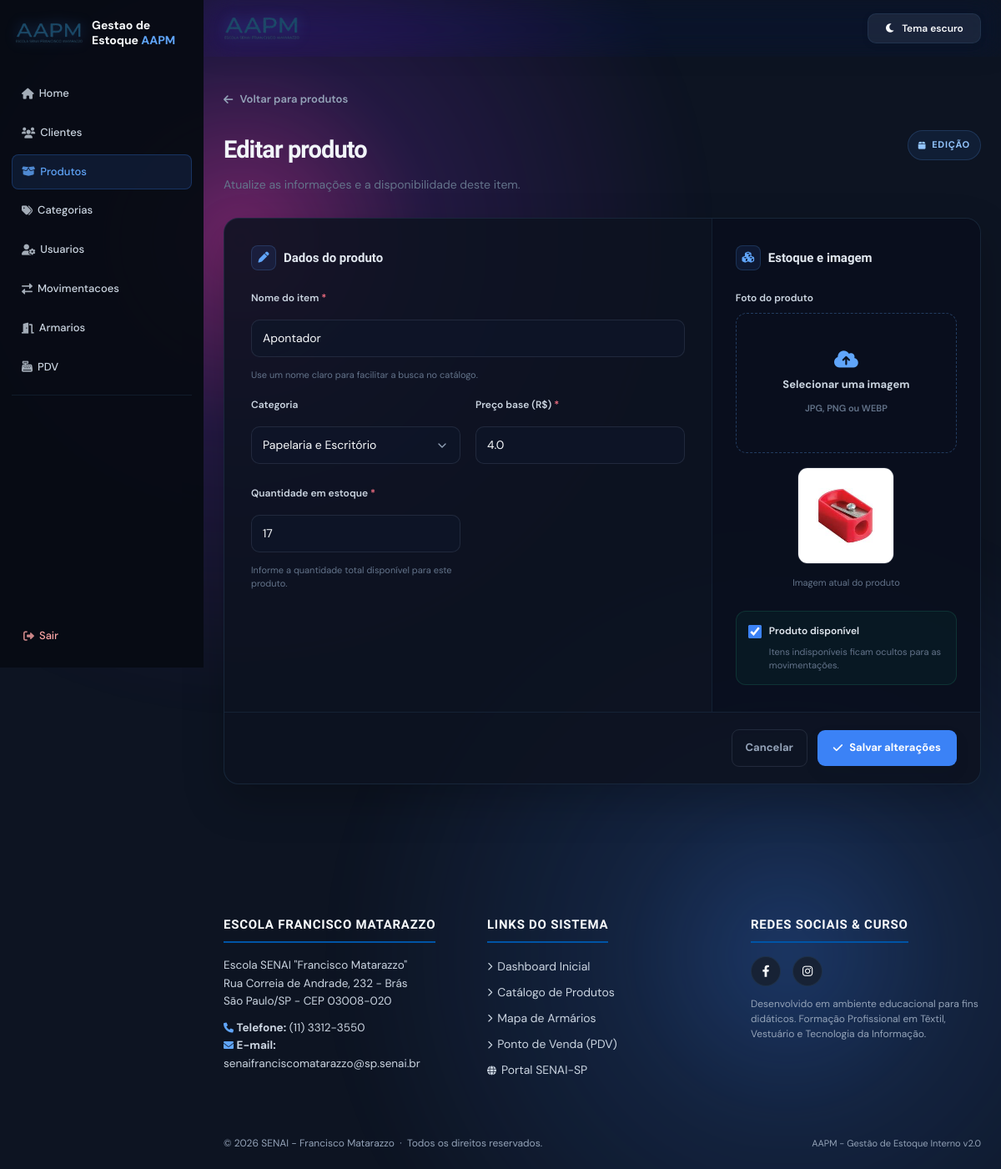
/produtos/46/editar (signed in), run on an earlier commit of the app's database.
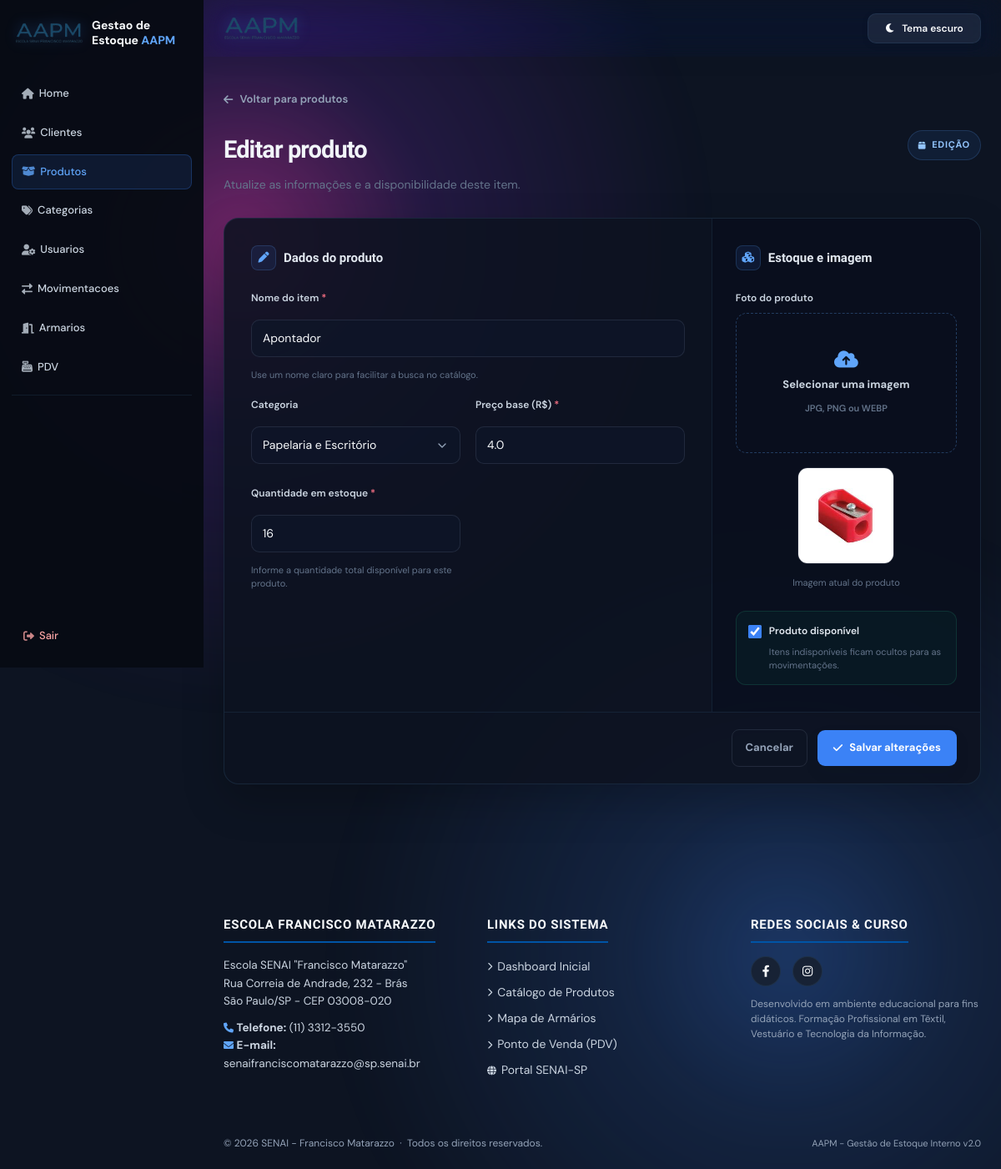
And on a later commit of the database.
### app/models/variacoes.py (models this page shows, shortened)
class Variacao(Base):
    __tablename__ = "variacoes"
    __table_args__ = (
        UniqueConstraint("produto_id", "tamanho", "cor", name="uq_variacao_produto_tamanho_cor"),
    )
    id = Column(Integer, primary_key=True, autoincrement=True, index=True)
    produto_id = Column(Integer, ForeignKey("produtos.id", ondelete="CASCADE"), nullable=False)
    tamanho = Column(String(10), nullable=False)  # Ex: 'P', 'M', 'G', 'GG'
    cor = Column(String(50), nullable=False)      # Ex: 'Azul', 'Preto'
    estoque_atual = Column(Integer, nullable=False, default=0)
    imagem_path = Column(String(255), nullable=True)
    produto = relationship("Produto", back_populates="variacoes")

### app/controllers/produto_controller.py (the view)
@router.get("/{produto_id}/editar")
def form_editar_produto(
    produto_id: int,
    request: Request,
    db: Session = Depends(get_db),
    admin = Depends(get_admin)
):
    editando   = db.query(Produto).filter(Produto.id == produto_id).first()
    categorias = db.query(Categoria).filter(Categoria.ativa == True).all()
    if not editando:
        return RedirectResponse(url="/produtos", status_code=302)
    return templates.TemplateResponse(
        request,
        "produtos/form.html",
        {
            "request":    request,
            "usuario":    admin,
            "editando":   editando,
            "categorias": categorias
        }
    )

### app/templates/produtos/form.html (shortened to what the changed rows need)
{% extends "base.html" %}
{% block content %}
<link rel="stylesheet" href="https://cdnjs.cloudflare.com/ajax/libs/font-awesome/6.0.0/css/all.min.css">
<div class="product-page">
    <div class="product-heading">
        <div>
            <h1>{% if editando %}Editar produto{% else %}Cadastrar produto{% endif %}</h1>
        </div>
    </div>
    <form method="POST" enctype="multipart/form-data" class="product-form" data-confirm-message="{{ 'Confirma as alteracoes deste produto?' if editando else 'Confirma o cadastro deste produto?' }}">
        <div class="form-layout">
            <section class="form-primary">
                <h2 class="section-title"><i class="fas fa-pen"></i> Dados do produto</h2>
                <div class="fields-grid">
                    <div class="field" id="estoqueField">
                        <label for="estoque_atual">Quantidade em estoque <span class="required">*</span></label>
                        <input type="number" id="estoque_atual" name="estoque_atual" min="0" step="1"
                            inputmode="numeric"
                            value="{{ editando.estoque_total if editando else (valores.estoque_atual if valores else '0') }}">
                        <span class="field-note" id="estoque-help">Informe a quantidade total disponível para este
                            produto.</span>
                    </div>
                </div>
            </section>
            <aside class="form-sidebar">
                <h2 class="section-title"><i class="fas fa-cubes"></i> Estoque e imagem</h2>
            </aside>
        </div>
    </form>
</div>
{% endblock %}

What changed in the data, as far as the page shows it:
changed Variacao: estoque_atual "17" → "16"
